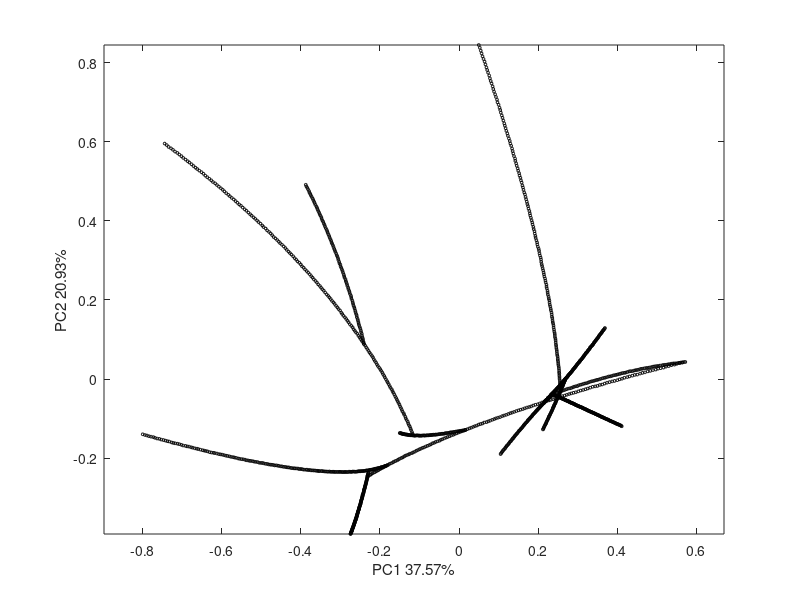

This figure's MATLAB source:
function [data,v,u,s] = lizard_brain()

number_of_branches = 10;
dimension = 10;
epsilon = 0.005;
add_noise = 0.001;
min_branch_points = 50;
k_forknngraph = 8;

make_knn_graph = 0;

x0 = zeros(1,dimension);
i1 = 1;
i2 = 2;
branch = [];
while size(branch,1)<min_branch_points
x0(i1) = rand();
x0(i2) = rand();
branch = make_branch(x0,i1,i2,epsilon);
end

data = branch;

k = 0;
while k<=number_of_branches
n = floor(size(branch,1)/2);
%x0 = branch(n,:);
x0 = data(floor(rand()*size(data,1)),:);

i1 = floor(rand()*dimension+1);
i2 = floor(rand()*dimension+1);
while(i2==i1)
    i2 = floor(rand()*dimension+1);
end
disp(sprintf('Dim (%i,%i)',i1,i2));

[newbranch] = make_branch(x0,i1,i2,epsilon);
n1 = size(data,1);
n2 = size(newbranch,1);
if n2>min_branch_points-1
data(n1+1:n1+n2,:) = newbranch(:,:);
branch = newbranch;
k = k+1;
end
% plot(branch(:,1),branch(:,2),'ko'); hold on;
%  plot([x0(:,1) x0(:,1)+v1(:,1)/20],[x0(:,2) x0(:,2)+v1(:,2)/20],'b-');
%  plot([x0(:,1) x0(:,1)+v2(:,1)/20],[x0(:,2) x0(:,2)+v2(:,2)/20],'b-');
end

if add_noise>0
    data = data + rand(size(data,1),size(data,2))*add_noise;
end

[v,u,s] = pca(data);
plot(u(:,1),u(:,2),'ko','MarkerSize',2); hold on; drawnow;
xlabel(sprintf('PC1 %2.2f%%',s(1)/sum(s)*100));
ylabel(sprintf('PC2 %2.2f%%',s(2)/sum(s)*100));
axis equal;

if make_knn_graph

knngraph = knnsearch(data,data,'k',k_forknngraph);
fid = fopen('knn1.sif','w');
for i=1:size(knngraph,1)
    for k=2:size(knngraph,2)
        fprintf(fid,'%i\tna\t%i\n',knngraph(i,1),knngraph(i,k));
        %plot([u(knngraph(i,1),1) u(knngraph(i,k),1)],[u(knngraph(i,1),2) u(knngraph(i,k),2)],'b-','MarkerSize',2); hold on;
    end
    %drawnow;
end
fclose(fid);

end

end

function [branch] = make_branch(x0,i1,i2,epsilon)
dimension = size(x0,2);
v1 = zeros(1,dimension);
v2 = zeros(1,dimension);
v1(i1) = rand()-0.5; 
v1(i2) = rand()-0.5; 
v1 = v1/norm(v1);
v2(i1) = -v1(i2); 
v2(i2) = v1(i1); 

[branch] = parabolic_branch(x0,v1,v2,epsilon);
end

function [x] = parabolic_branch(x0,v1,v2,epsilon)
x = [];
t = epsilon/1000;
i = 1;
irx1 = find(v1~=0);
irx2 = find(v2~=0);
    while 1
      xn = x0+t*v1+t*t*v2;
      if (max(xn(irx1))<1)&&(min(xn(irx2))>0)
          x(i,:) = xn;
          i = i+1;
          t = t+epsilon;
      else
          break;
      end
    end
end
